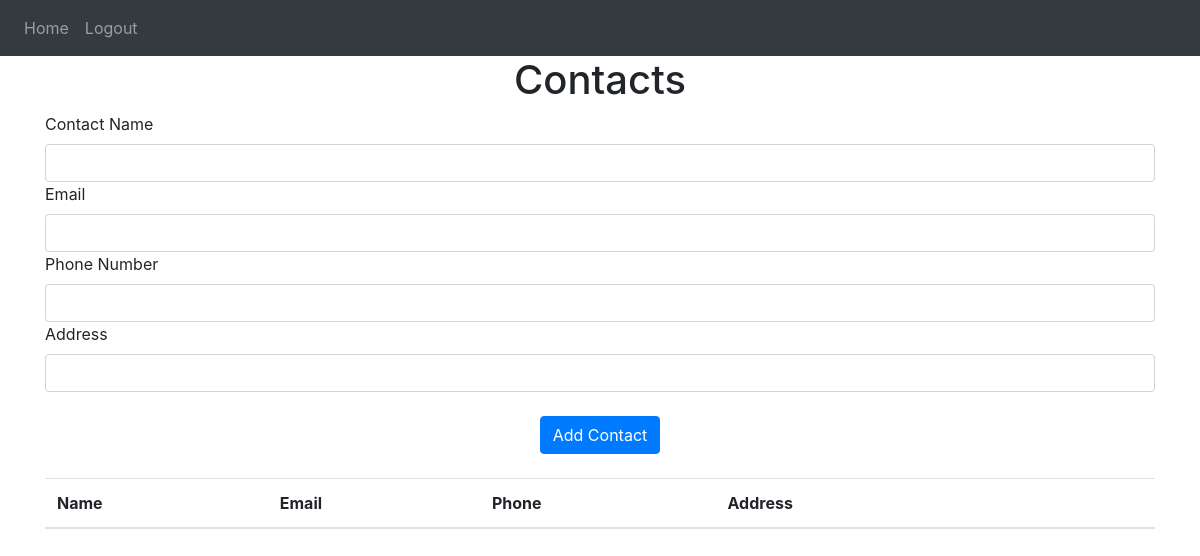
Page / (signed in) on the earlier database version.
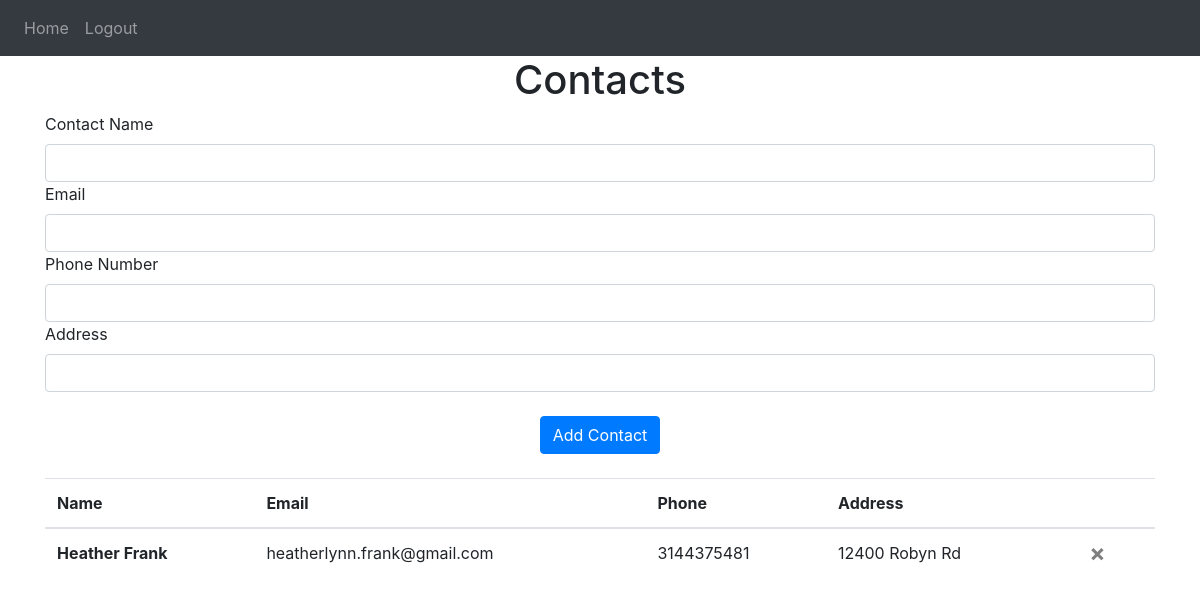
Same page on the later database version.
### website/models.py (models this page shows)
class Contact(db.Model):
    id = db.Column(db.Integer, primary_key=True)
    name = db.Column(db.String(250))
    email = db.Column(db.String(250))
    phone = db.Column(db.String(250))
    address = db.Column(db.String(1000))
    user_id = db.Column(db.Integer, db.ForeignKey('user.id'))

### website/views.py (the view, shortened to what this page needs)
@views.route('/', methods=['GET', 'POST'])
@login_required
def home():
    return render_template('home.html', user=current_user)

### website/__init__.py (called while the page is built)
def create_app():
    app = Flask(__name__)
    app.config['SECRET_KEY'] = 'random string'
    app.config['SQLALCHEMY_DATABASE_URI'] = f'sqlite:///{DB_NAME}'
    db.init_app(app)
    login_manager = LoginManager()
    login_manager.login_view = 'auth.login'
    login_manager.init_app(app)
    @login_manager.user_loader
    def load_user(id):
        return User.query.get(int(id))
    from .views import views
    from .auth import auth
    app.register_blueprint(views, url_prefix='/')
    app.register_blueprint(auth, url_prefix='/')
    from .models import User, Contact
    with app.app_context():
        db.create_all()
    return app

### website/templates/home.html (shortened to what this page needs)
{% extends "base.html" %}
{% block content %}
<h1 align="center">Contacts</h1>
<form method="POST">
    <label for="name">Contact Name</label>
    <input name="name" id="name" class="form-control" />
    <label for="email">Email</label>
    <input type="email" name="email" id="email" class="form-control" />
    <label for="phone">Phone Number</label>
    <input type="tel" name="phone" id="phone" class="form-control" />
    <label for="address">Address</label>
    <input name="address" id="address" class="form-control" />
    <br>
    <div align="center">
        <button type="submit" class="btn btn-primary">Add Contact</button>
    </div>
    <br>
</form>
<table class="table">
  <thead>
    <tr>
      <th scope="col">Name</th>
      <th scope="col">Email</th>
      <th scope="col">Phone</th>
      <th scope="col">Address</th>
        <th scope="col"></th>
        <th scope="col"></th>
    </tr>
  </thead>
  <tbody>
    {% for contact in user.contacts %}
    <tr>
        <th scope="row">{{ contact.name }}</th>
        <td>{{ contact.email }}</td>
        <td>{{ contact.phone }}</td>
        <td>{{ contact.address }}</td>
        <td><button type="button" class="close" onClick="deleteContact({{ contact.id }})">&times;</button>
    </tr>
    {% endfor %}
  </tbody>
</table>
{% endblock %}

### website/templates/base.html (shortened to what this page needs)
<!DOCTYPE html>
<html>
    <head>
        <link
          rel="stylesheet"
          href="https://stackpath.bootstrapcdn.com/bootstrap/4.4.1/css/bootstrap.min.css"
        />
        <link
          rel="stylesheet"
          href="https://stackpath.bootstrapcdn.com/font-awesome/4.7.0/css/font-awesome.min.css"
        />
    </head>
    <body>
        <nav class="navbar navbar-expand-lg navbar-dark bg-dark">
            <div class="collapse navbar-collapse" id="navbar">
                <div class="navbar-nav">
                    {% if user.is_authenticated %}
                    <a class="nav-item nav-link" id="home" href="/">Home</a>
                    <a class="nav-item nav-link" id="logout" href="/logout">Logout</a>
                    {% else %}
                    <a class="nav-item nav-link" id="login" href="/login">Login</a>
                    <a class="nav-item nav-link" id="signUp" href="/sign-up">Sign Up</a>
                    {% endif %}
                </div>
            </div>
        </nav>
        <div class="container">
            {% block content %}
            {% endblock %}
        </div>
    </body>
</html>

Differences in the rows shown:
added Contact: name "Heather Frank", email "heatherlynn.frank@gmail.com", phone "3144375481", address "12400 Robyn Rd"
